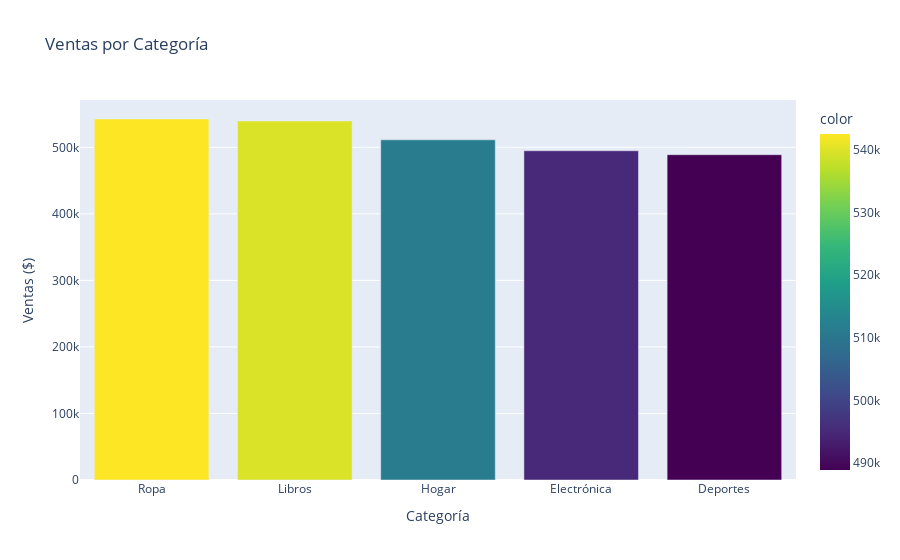

The notebook cell this image was saved under:
### Code cell
# Ventas por categoría
ventas_categoria = df.groupby('categoria')['venta_total'].sum().sort_values(ascending=False)

fig = px.bar(
    x=ventas_categoria.index,
    y=ventas_categoria.values,
    title='Ventas por Categoría',
    labels={'x': 'Categoría', 'y': 'Ventas ($)'},
    color=ventas_categoria.values,
    color_continuous_scale='viridis'
)
fig.show()

### Figure 1 — Plotly figure (JSON) as saved in the notebook; plotly's stock layout.template omitted (floating-point values rounded to 4 significant figures)
{"data": [{"hovertemplate": "Categoría=%{x}<br>Ventas ($)=%{y}<br>color=%{marker.color}<extra></extra>", "legendgroup": "", "marker": {"color": [542500.0, 539600.0, 511200.0, 494800.0, 488900.0], "coloraxis": "coloraxis", "pattern": {"shape": ""}}, "name": "", "orientation": "v", "showlegend": false, "textposition": "auto", "type": "bar", "x": ["Ropa", "Libros", "Hogar", "Electrónica", "Deportes"], "xaxis": "x", "y": [542500.0, 539600.0, 511200.0, 494800.0, 488900.0], "yaxis": "y"}], "layout": {"barmode": "relative", "coloraxis": {"colorbar": {"title": {"text": "color"}}, "colorscale": [[0, "#440154"], [0.1111, "#482878"], [0.2222, "#3e4989"], [0.3333, "#31688e"], [0.4444, "#26828e"], [0.5556, "#1f9e89"], [0.6667, "#35b779"], [0.7778, "#6ece58"], [0.8889, "#b5de2b"], [1, "#fde725"]]}, "legend": {"tracegroupgap": 0}, "title": {"text": "Ventas por Categoría"}, "xaxis": {"anchor": "y", "domain": [0, 1], "title": {"text": "Categoría"}}, "yaxis": {"anchor": "x", "domain": [0, 1], "title": {"text": "Ventas ($)"}}}}
